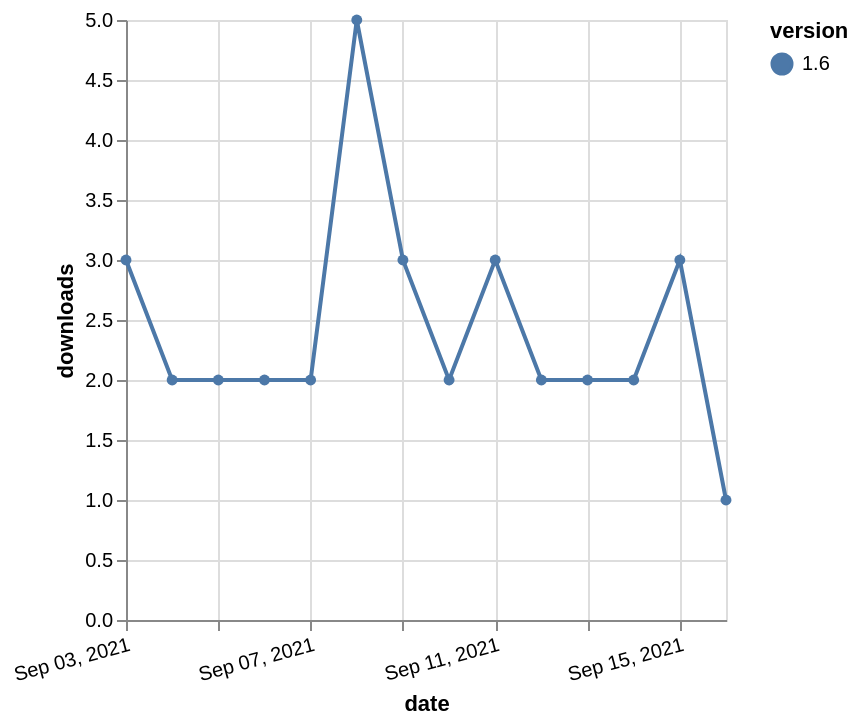

Write the Vega-Lite specification saved for this chart.
### Vega-Lite specification from a JSON file in a GitHub repository (floating-point values rounded to 4 significant figures)
{"$schema": "https://vega.github.io/schema/vega-lite/v5.json", "description": "A simple bar chart with embedded data.", "data": {"values": [{"date": "2021-09-03", "total": 4524, "delta": 3, "version": "1.6"}, {"date": "2021-09-04", "total": 4526, "delta": 2, "version": "1.6"}, {"date": "2021-09-05", "total": 4528, "delta": 2, "version": "1.6"}, {"date": "2021-09-06", "total": 4530, "delta": 2, "version": "1.6"}, {"date": "2021-09-07", "total": 4532, "delta": 2, "version": "1.6"}, {"date": "2021-09-08", "total": 4537, "delta": 5, "version": "1.6"}, {"date": "2021-09-09", "total": 4540, "delta": 3, "version": "1.6"}, {"date": "2021-09-10", "total": 4542, "delta": 2, "version": "1.6"}, {"date": "2021-09-11", "total": 4545, "delta": 3, "version": "1.6"}, {"date": "2021-09-12", "total": 4547, "delta": 2, "version": "1.6"}, {"date": "2021-09-13", "total": 4549, "delta": 2, "version": "1.6"}, {"date": "2021-09-14", "total": 4551, "delta": 2, "version": "1.6"}, {"date": "2021-09-15", "total": 4554, "delta": 3, "version": "1.6"}, {"date": "2021-09-16", "total": 4555, "delta": 1, "version": "1.6"}]}, "width": "container", "mark": {"type": "line", "point": {"filled": true}}, "encoding": {"x": {"field": "date", "type": "temporal", "timeUnit": "yearmonthdate", "title": "date", "axis": {"labelAngle": -15}}, "y": {"field": "delta", "type": "quantitative", "title": "downloads"}, "color": {"field": "version", "type": "nominal"}, "tooltip": {"field": "delta"}}}
